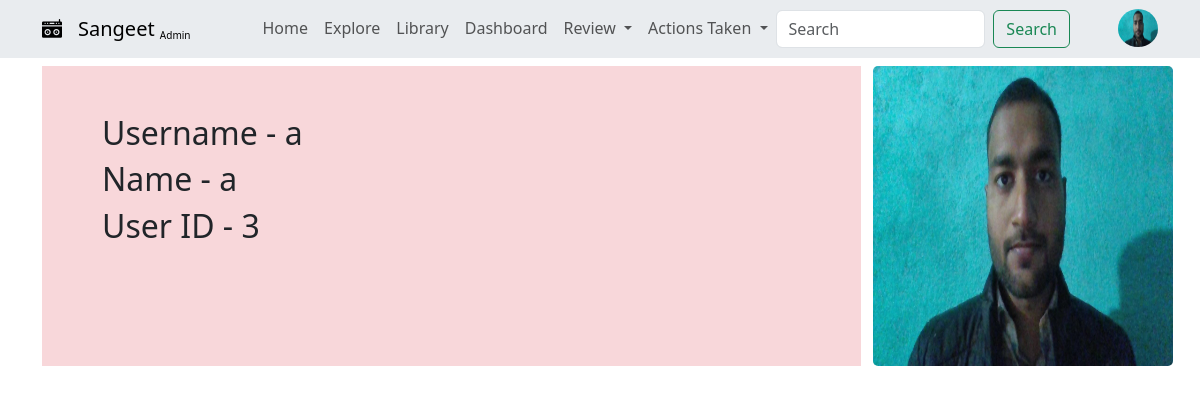
The page /profile (signed in) on the database its author committed.
### sangeet/models.py (models this page shows)
class User(UserMixin, db.Model):
    id = db.Column(db.Integer, primary_key=True)
    user_name = db.Column(db.String(10), nullable=False, unique=True)
    first_name = db.Column(db.String(15), nullable=False)
    last_name = db.Column(db.String(15), default='')
    password = db.Column(db.String(20), nullable=False)
    role = db.Column(db.String(10), nullable=False)
    profile_pic_src = db.Column(db.String(50), nullable=True)
    __mapper_args__ = {
        'polymorphic_identity': 'user',
        'polymorphic_on': role
    }
    playlists = db.relationship('Playlist', back_populates='curator', cascade="all, delete")
    liked_tracks = db.relationship('Track', secondary=user_liked_tracks, back_populates='liked_by')

### sangeet/views/general.py (the view)
@bp.route('/profile')
def profile():
    return render_template('general/profile.html')

### sangeet/templates/general/profile.html (shortened to what this page needs)
{% extends "layouts/layout.html" %}
{% block main %}
<div class="container row mt-2">
    <div class="col-9 bg-danger-subtle">
        <ul class="list-unstyled m-5">
            <li class="h2">
                Username - {{current_user.user_name}}
            </li>
            <li class="h2">
                Name - {{current_user.first_name}} {{current_user.last_name}}
            </li>
            <li class="h2">
                User ID - {{current_user.id}}
            </li>
        </ul>
    </div>
    <div class="col-3" bg-danger-subtle>
        <img class="big-profile-picture" src="../../static/user_data/profile_picture/{{current_user.id}}.jpg" alt="Profile Picture">
    </div>
</div>
{% endblock %}

### sangeet/templates/layouts/layout.html
{% extends 'layouts/'+current_user.role+'_layout.html' %}

### sangeet/templates/layouts/admin_layout.html (shortened to what this page needs)
{% extends 'layouts/base_layout.html' %}
{% set user_type_navbrand_subscript="Admin" %}
{% block extra_left_nav_options %}
<li class="nav-item">
    <a class="nav-link {{dashboard_link}}" href="/admin/dashboard">Dashboard</a>
</li>
<li class="nav-item dropdown">
    <a class="nav-link dropdown-toggle" href="#" role="button" data-bs-toggle="dropdown" aria-expanded="false">
      Review
    </a>
</li>
<li class="nav-item dropdown">
    <a class="nav-link dropdown-toggle" href="#" role="button" data-bs-toggle="dropdown" aria-expanded="false">
      Actions Taken
    </a>
</li>
{% endblock extra_left_nav_options %}

### sangeet/templates/layouts/base_layout.html (shortened to what this page needs)
<!DOCTYPE html>
<html lang="en">
<head>
    <link href="https://cdn.jsdelivr.net/npm/bootstrap@5.3.2/dist/css/bootstrap.min.css" rel="stylesheet">
    <link rel="stylesheet" href="https://cdn.jsdelivr.net/npm/bootstrap-icons@1.11.2/font/bootstrap-icons.min.css">
    <link rel="stylesheet" href="../../static/custom.css">
</head>
<body>
    <nav class="navbar navbar-expand-sm bg-body-secondary nav-underline">
        {% block header %}
        <div class="container">
            <i class="navbar-brand bi bi-boombox-fill"></i>
            <a class="navbar-brand" href="/">Sangeet <sub style="font-size:50%;">{{user_type_navbrand_subscript}}</sub></a>
            <ul class="navbar-nav me-auto ms-5 mb-2 mb-lg-0">
                <li class="nav-item">
                    <a class="nav-link {{home_link}}" href="/home">Home</a>
                </li>
                <li class="nav-item">
                    <a class="nav-link {{explore_link}}" href="/explore">Explore</a>
                </li>
                <li class="nav-item">
                    <a class="nav-link {{library_link}}" href="/library">Library</a>
                </li>
                {% block extra_left_nav_options %}
                {% endblock extra_left_nav_options %}
            </ul>
            <form class="d-flex me-5" role="search">
                <input class="form-control me-2" type="search" placeholder="Search" aria-label="Search">
                <button class="btn btn-outline-success" type="submit">Search</button>
            </form>
            <div class="nav-item dropdown">
                <img class="show-profile-pic nav-link text-white dropdown-toggle d-inline" data-bs-toggle="dropdown" href="#" role="button" src="../../static/user_data/profile_picture/{{current_user.id}}.jpg" alt="">
            </div>
        </div>
        {% endblock %}
    </nav>
    <main class="container">
        {% block main %}
        {% endblock %}
    </main>
</body>
</html>

### sangeet/static/custom.css (style rules this page uses)
.show-profile-pic { padding: 0; width: 40px; height: 40px; border-radius: 50%; }
.big-profile-picture { width: 300px; height: 300px; border-radius: 5px; }

### rows shown on the page
User: role "Admin", user_name "a", first_name "a", id "3"
